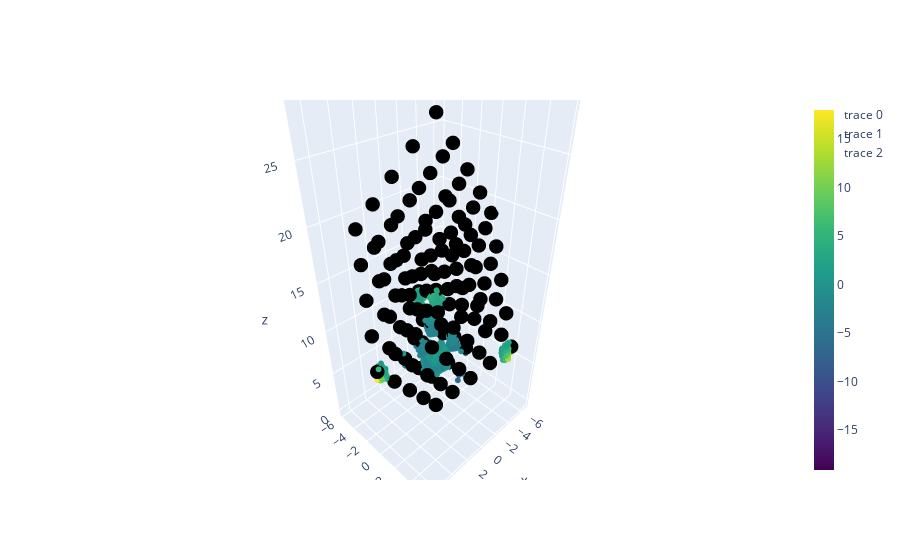

Write notebook code for a chart like this one.
### Code cell
XGChi0.Vis_tool(chi0rr, R, A, B, C, nk, nat_cell, pos_red, N=10000, isomin=5)
